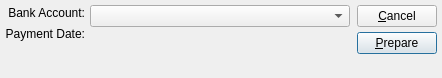
<?xml version="1.0" encoding="UTF-8"?>
<ui version="4.0">
 <comment>This file is part of the xTuple ERP: PostBooks Edition, a free and
open source Enterprise Resource Planning software suite,
Copyright (c) 1999-2019 by OpenMFG LLC, d/b/a xTuple.
It is licensed to you under the Common Public Attribution License
version 1.0, the full text of which (including xTuple-specific Exhibits)
is available at www.xtuple.com/CPAL.  By using this software, you agree
to be bound by its terms.</comment>
 <class>prepareCheckRun</class>
 <widget class="QDialog" name="prepareCheckRun">
  <property name="geometry">
   <rect>
    <x>0</x>
    <y>0</y>
    <width>442</width>
    <height>78</height>
   </rect>
  </property>
  <property name="windowTitle">
   <string>Prepare Payment Run</string>
  </property>
  <layout class="QHBoxLayout">
   <property name="spacing">
    <number>7</number>
   </property>
   <property name="margin">
    <number>5</number>
   </property>
   <item>
    <layout class="QVBoxLayout">
     <property name="spacing">
      <number>0</number>
     </property>
     <property name="margin">
      <number>0</number>
     </property>
     <item>
      <layout class="QHBoxLayout">
       <property name="spacing">
        <number>5</number>
       </property>
       <property name="margin">
        <number>0</number>
       </property>
       <item>
        <layout class="QVBoxLayout">
         <property name="spacing">
          <number>5</number>
         </property>
         <property name="margin">
          <number>0</number>
         </property>
         <item>
          <widget class="QLabel" name="_bankaccntLit">
           <property name="text">
            <string>Bank Account:</string>
           </property>
           <property name="alignment">
            <set>Qt::AlignRight|Qt::AlignTrailing|Qt::AlignVCenter</set>
           </property>
          </widget>
         </item>
         <item>
          <widget class="QLabel" name="_checkDateLit">
           <property name="text">
            <string>Payment Date:</string>
           </property>
           <property name="alignment">
            <set>Qt::AlignRight|Qt::AlignTrailing|Qt::AlignVCenter</set>
           </property>
          </widget>
         </item>
        </layout>
       </item>
       <item>
        <layout class="QVBoxLayout">
         <property name="spacing">
          <number>5</number>
         </property>
         <property name="margin">
          <number>0</number>
         </property>
         <item>
          <widget class="XComboBox" name="_bankaccnt">
           <property name="sizePolicy">
            <sizepolicy hsizetype="Expanding" vsizetype="Fixed">
             <horstretch>0</horstretch>
             <verstretch>0</verstretch>
            </sizepolicy>
           </property>
           <property name="allowNull">
            <bool>true</bool>
           </property>
           <property name="type">
            <enum>XComboBox::APBankAccounts</enum>
           </property>
          </widget>
         </item>
         <item>
          <layout class="QHBoxLayout">
           <property name="spacing">
            <number>0</number>
           </property>
           <property name="margin">
            <number>0</number>
           </property>
          </layout>
         </item>
         <item>
          <layout class="QHBoxLayout">
           <property name="spacing">
            <number>0</number>
           </property>
           <property name="margin">
            <number>0</number>
           </property>
           <item>
            <widget class="DLineEdit" name="_checkDate">
             <property name="sizePolicy">
              <sizepolicy hsizetype="Preferred" vsizetype="Fixed">
               <horstretch>0</horstretch>
               <verstretch>0</verstretch>
              </sizepolicy>
             </property>
             <property name="maximumSize">
              <size>
               <width>100</width>
               <height>32767</height>
              </size>
             </property>
            </widget>
           </item>
           <item>
            <spacer>
             <property name="orientation">
              <enum>Qt::Horizontal</enum>
             </property>
             <property name="sizeType">
              <enum>QSizePolicy::Expanding</enum>
             </property>
             <property name="sizeHint" stdset="0">
              <size>
               <width>71</width>
               <height>10</height>
              </size>
             </property>
            </spacer>
           </item>
          </layout>
         </item>
        </layout>
       </item>
      </layout>
     </item>
     <item>
      <spacer>
       <property name="orientation">
        <enum>Qt::Vertical</enum>
       </property>
       <property name="sizeType">
        <enum>QSizePolicy::Expanding</enum>
       </property>
       <property name="sizeHint" stdset="0">
        <size>
         <width>16</width>
         <height>16</height>
        </size>
       </property>
      </spacer>
     </item>
    </layout>
   </item>
   <item>
    <layout class="QVBoxLayout">
     <property name="spacing">
      <number>0</number>
     </property>
     <property name="margin">
      <number>0</number>
     </property>
     <item>
      <layout class="QVBoxLayout">
       <property name="spacing">
        <number>5</number>
       </property>
       <property name="margin">
        <number>0</number>
       </property>
       <item>
        <widget class="QPushButton" name="_close">
         <property name="text">
          <string>&amp;Cancel</string>
         </property>
        </widget>
       </item>
       <item>
        <widget class="QPushButton" name="_prepare">
         <property name="text">
          <string>&amp;Prepare</string>
         </property>
         <property name="autoDefault">
          <bool>true</bool>
         </property>
         <property name="default">
          <bool>true</bool>
         </property>
        </widget>
       </item>
      </layout>
     </item>
     <item>
      <spacer>
       <property name="orientation">
        <enum>Qt::Vertical</enum>
       </property>
       <property name="sizeType">
        <enum>QSizePolicy::Expanding</enum>
       </property>
       <property name="sizeHint" stdset="0">
        <size>
         <width>10</width>
         <height>31</height>
        </size>
       </property>
      </spacer>
     </item>
    </layout>
   </item>
  </layout>
 </widget>
 <layoutdefault spacing="6" margin="11"/>
 <customwidgets>
  <customwidget>
   <class>DLineEdit</class>
   <extends>QWidget</extends>
   <header>datecluster.h</header>
   <container>1</container>
  </customwidget>
  <customwidget>
   <class>XComboBox</class>
   <extends>QComboBox</extends>
   <header>xcombobox.h</header>
  </customwidget>
 </customwidgets>
 <tabstops>
  <tabstop>_bankaccnt</tabstop>
  <tabstop>_checkDate</tabstop>
  <tabstop>_prepare</tabstop>
  <tabstop>_close</tabstop>
 </tabstops>
 <resources/>
 <connections>
  <connection>
   <sender>_close</sender>
   <signal>clicked()</signal>
   <receiver>prepareCheckRun</receiver>
   <slot>reject()</slot>
   <hints>
    <hint type="sourcelabel">
     <x>20</x>
     <y>20</y>
    </hint>
    <hint type="destinationlabel">
     <x>20</x>
     <y>20</y>
    </hint>
   </hints>
  </connection>
 </connections>
</ui>
